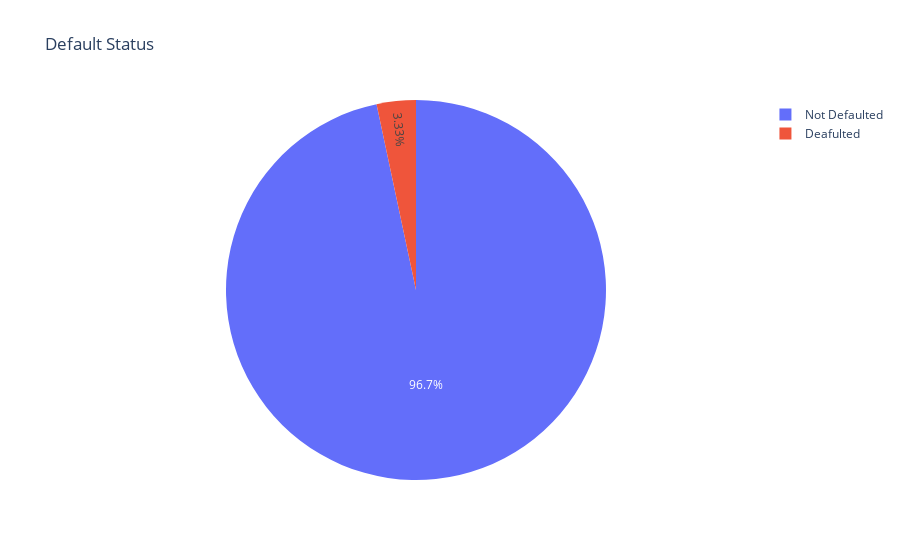

The notebook cell saved with this chart:
### Code cell
fg=px.pie(tb,values='Numbers',names='Status',title='Default Status')
fg.show()

### Figure 1 — Plotly figure (JSON) as saved in the notebook; plotly's stock layout.template omitted (floating-point values rounded to 4 significant figures)
{"data": [{"domain": {"x": [0, 1], "y": [0, 1]}, "hovertemplate": "Status=%{label}<br>Numbers=%{value}<extra></extra>", "labels": ["Not Defaulted", "Deafulted"], "legendgroup": "", "name": "", "showlegend": true, "type": "pie", "values": [9667, 333]}], "layout": {"legend": {"tracegroupgap": 0}, "title": {"text": "Default Status"}}}
